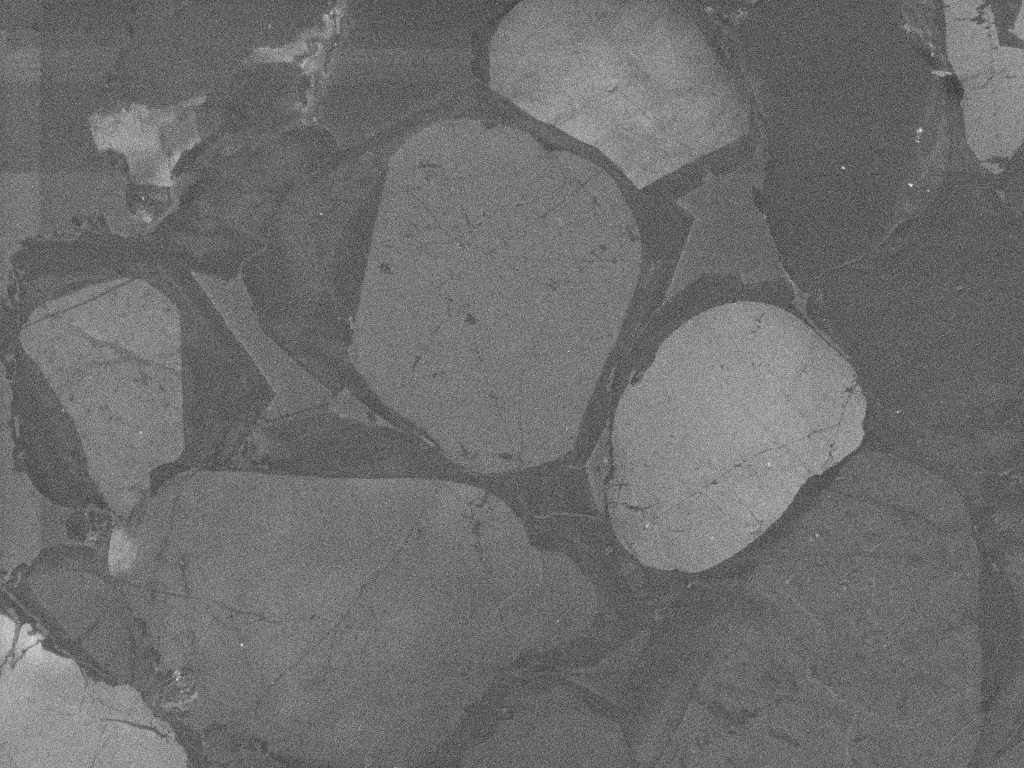
#> input picture model/cl_train/Image6_24_1.tif, 1024 x 768 px
$ python -i bse_seg.py   (imports and definitions only)   (older library calls are emulated)
#> lines starting #> are read from the running program, lines starting #| are printed output that depends on the picture; after the words box and inside, x2 and y2 are one past the last pixel; in counts of white or black regions, pixels touching at a corner belong together
#> further down, picture is the input picture: shape (768, 1024, 3); min 41, max 238, mean 109.6
# -*- coding: utf-8 -*-


import cv2
import os
import sys
import shutil

# Histogram based segmentation
from skimage import io
from skimage.color import rgb2gray
from skimage.restoration import denoise_nl_means, estimate_sigma
from skimage import img_as_ubyte, img_as_float, data, io
from skimage.filters import threshold_multiotsu
import numpy as np
from matplotlib import pyplot as plt
from scipy import ndimage as nd


def bse_segment(img):
    """

    Parameters
    ----------
    bse : TYPE
        DESCRIPTION.
    Returns
    -------
    all_segments_cleaned : TYPE
        DESCRIPTION.
    rel_areas : TYPE
        DESCRIPTION.
    """

    # IMAGE LOADING AND DENOISING
    # Clean the noise using edge preserving filter

    float_img = img_as_float(img)
    sigma_est = np.mean(estimate_sigma(float_img, multichannel=True))
#> sigma_est = 0.0459

    denoise_img = denoise_nl_means(float_img, h=1.15 * sigma_est, fast_mode=False,
                                   patch_size=5, patch_distance=3, multichannel=True)

    denoise_img_as_8byte = img_as_ubyte(denoise_img)

    # Convert the BSE into grayscale
    denoise_img_as_8byte_gray = cv2.cvtColor(denoise_img_as_8byte, cv2.COLOR_BGR2GRAY)

    #%% multi-otsu threshold
    thresholds = threshold_multiotsu(denoise_img_as_8byte_gray, classes = 4)
#> thresholds = [99, 113, 132]
    regions = np.digitize(denoise_img_as_8byte_gray, bins=thresholds)
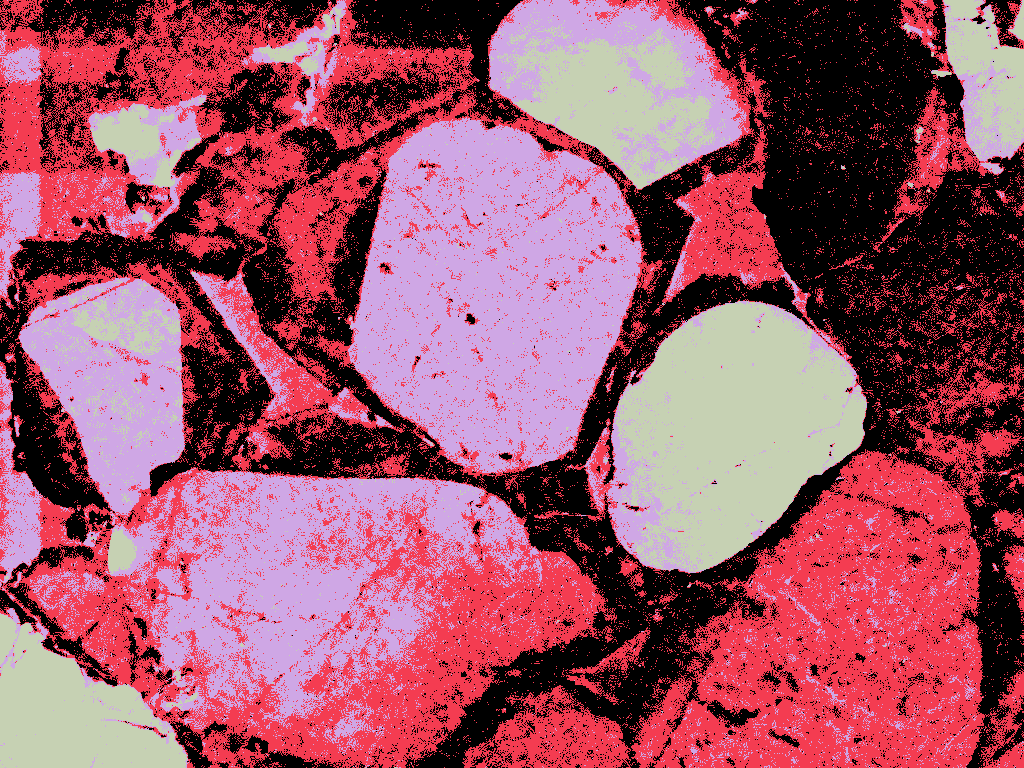
#> regions: shape (768, 1024) int64; 4 distinct labels, from 0 to 3; one colour per label, 0 black

    # assign segments
    segm1 = (regions == 0)
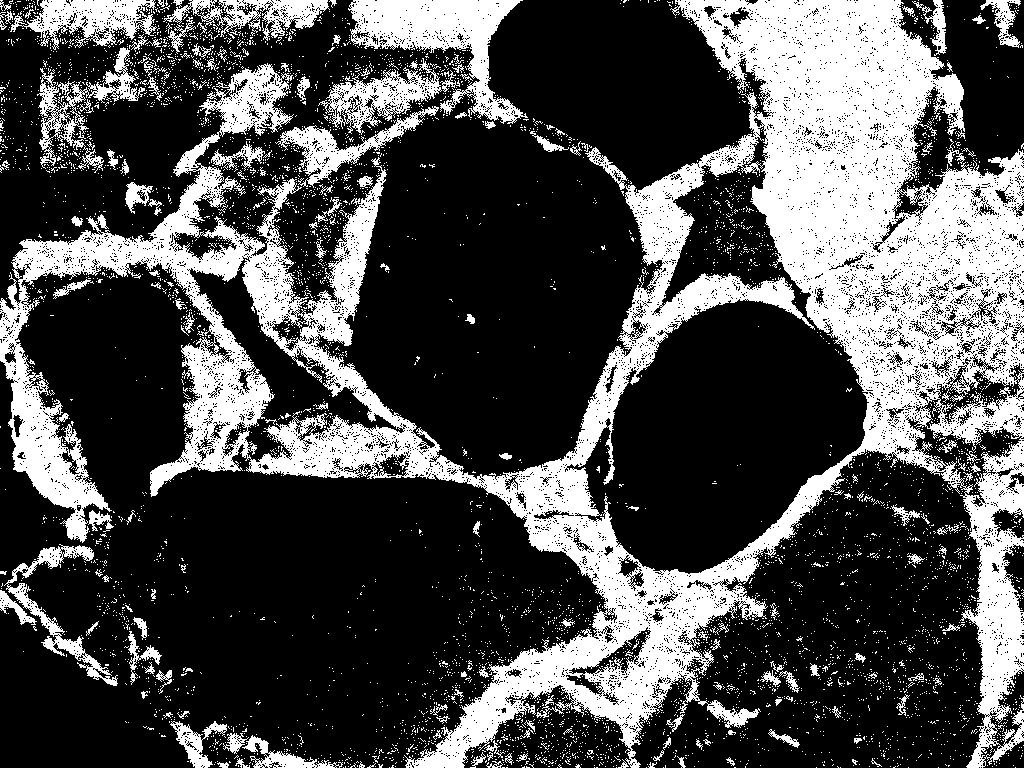
#> segm1: shape (768, 1024) bool; 30.3% white; 5430 white regions (5258 under 20 px), largest, box (x1, y1, x2, y2) and area: (0, 0, 1024, 768) 187449, (348, 0, 528, 124) 8594, (10, 0, 157, 50) 3684
    reg1 = (regions == 1)
#> reg1: shape (768, 1024) bool; 33% white; 11001 white regions (10680 under 20 px), largest, box (x1, y1, x2, y2) and area: (631, 354, 1024, 768) 71443, (0, 467, 617, 768) 52860, (170, 0, 595, 351) 27775
    reg2 = (regions == 2)
#> reg2: shape (768, 1024) bool; 25% white; 6323 white regions (6150 under 20 px), largest, box (x1, y1, x2, y2) and area: (348, 117, 642, 473) 69578, (105, 471, 543, 729) 49473, (19, 277, 185, 516) 19776
    reg3 = (regions == 3)
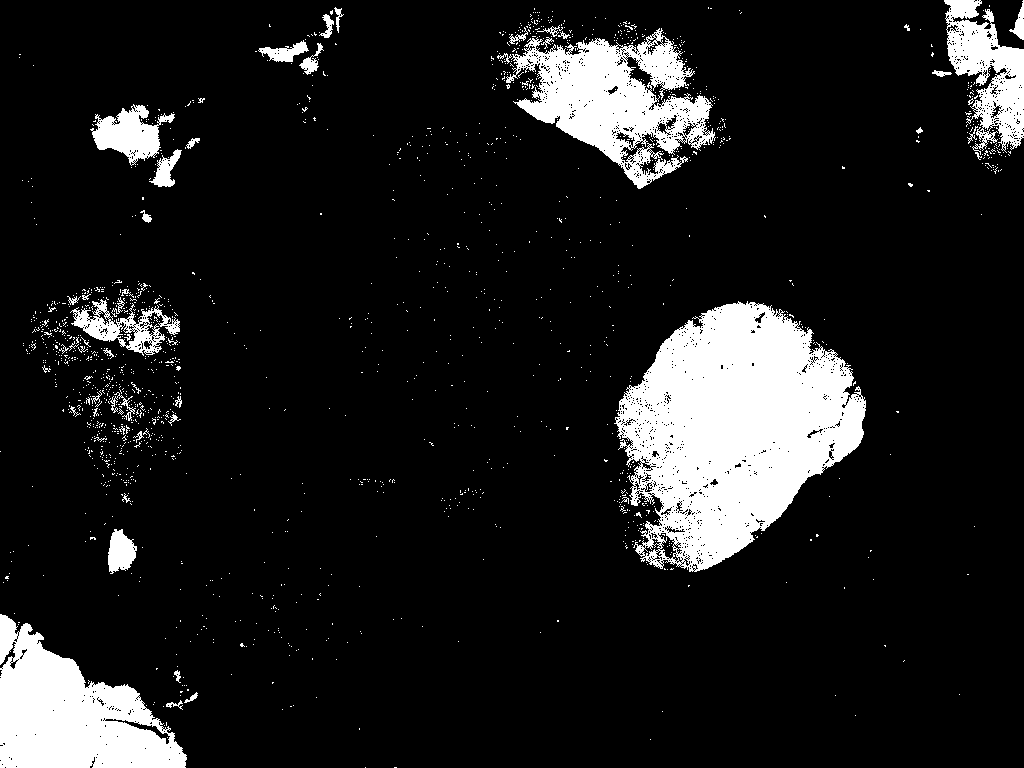
#> reg3: shape (768, 1024) bool; 11.8% white; 1619 white regions (1567 under 20 px), largest, box (x1, y1, x2, y2) and area: (614, 301, 866, 572) 42050, (0, 614, 187, 768) 16604, (506, 28, 716, 189) 15438

    # non_porosity count
    reg_count = [np.count_nonzero(reg1), np.count_nonzero(reg2), np.count_nonzero(reg3)]
#> reg_count = [259399, 196400, 92520]

    # Qtz is the region with most data
    if reg_count[0] > reg_count[1]:
        segm2 = reg1
        segm3 = reg2 + reg3
#> segm3: shape (768, 1024) bool; 36.7% white; 4944 white regions (4810 under 20 px), largest, box (x1, y1, x2, y2) and area: (348, 117, 642, 473) 69853, (105, 471, 543, 729) 51465, (606, 301, 867, 573) 48495
    else:
        segm2 = reg2
        segm3 = reg1 + reg3

    # assign segments
    all_segments = np.zeros((denoise_img_as_8byte.shape[0], denoise_img_as_8byte.shape[1], 3))

    all_segments[segm1] = (0,0,0) # the pore
    all_segments[segm2] = (255,255,0) # Qz
    all_segments[segm3] = (0,255,0) # other

    #
    cl_segm4 = segm3

    #%%
    # normalize brightness
    # denoise_img_as_8byte_gray_ori = cv2.cvtColor(denoise_img_as_8byte, cv2.COLOR_BGR2GRAY)
    # _, denoise_img_as_8byte_gray = cv2.threshold(denoise_img_as_8byte_gray_ori, 254, 255, cv2.THRESH_TRUNC)

    # SEGMENTATION THRESHOLD - hardcode
    # segm1 = (denoise_img_as_8byte_gray <= 60) # Porosity
    # segm2 = (denoise_img_as_8byte_gray > 100) & (denoise_img_as_8byte_gray <= 175) # Quartz
    # segm3 = ((denoise_img_as_8byte_gray > 60) & (denoise_img_as_8byte_gray <= 100))\
    #         + (denoise_img_as_8byte_gray > 175) # Other mineral
    # # & (denoise_img_as_8byte_gray > 175)
    # # segm4 = (denoise_img_as_8byte_gray > 210)

    #%% Constructing new image shape


    # CLEANING UP

    segm1_opened = nd.binary_opening(segm1, np.ones((3,3)))
#> segm1_opened: shape (768, 1024) bool; 22.7% white; 454 white regions (193 under 20 px), largest, box (x1, y1, x2, y2) and area: (678, 0, 1024, 558) 63993, (415, 262, 808, 768) 30759, (964, 467, 1024, 714) 7356
    segm1_closed = nd.binary_closing(segm1_opened, np.ones((3,3)))
#> segm1_closed: shape (768, 1024) bool; 23.8% white; 293 white regions (120 under 20 px), largest, box (x1, y1, x2, y2) and area: (415, 1, 1023, 767) 106999, (13, 167, 297, 496) 17876, (964, 441, 1023, 714) 8171

    segm2_opened = nd.binary_opening(segm2, np.ones((3,3)))
#> segm2_opened: shape (768, 1024) bool; 20.1% white; 851 white regions (427 under 20 px), largest, box (x1, y1, x2, y2) and area: (697, 452, 985, 768) 49488, (225, 551, 605, 768) 22005, (682, 171, 784, 286) 6599
    segm2_closed = nd.binary_closing(segm2_opened, np.ones((3,3)))
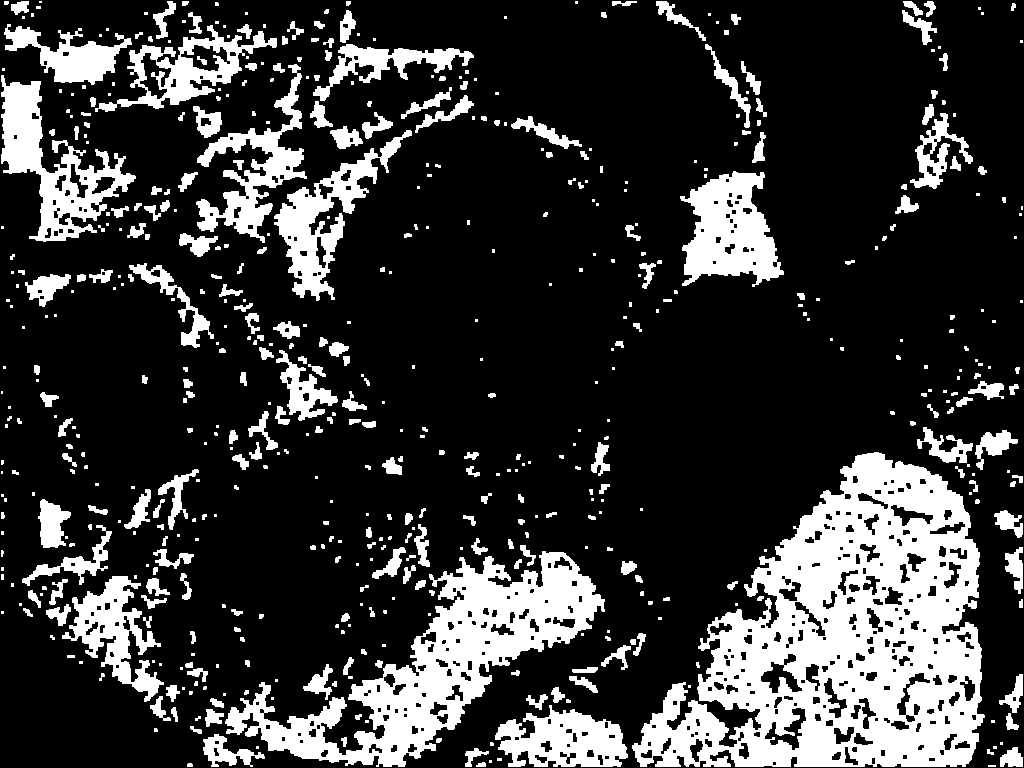
#> segm2_closed: shape (768, 1024) bool; 21.7% white; 572 white regions (282 under 20 px), largest, box (x1, y1, x2, y2) and area: (632, 452, 985, 767) 58987, (225, 551, 605, 767) 24653, (1, 75, 136, 242) 7697

    segm3_opened = nd.binary_opening(segm3, np.ones((3,3)))
#> segm3_opened: shape (768, 1024) bool; 32.1% white; 238 white regions (118 under 20 px), largest, box (x1, y1, x2, y2) and area: (350, 119, 641, 473) 65658, (608, 301, 867, 573) 48304, (159, 472, 511, 717) 30743
    segm3_closed = nd.binary_closing(segm3_opened, np.ones((3,3)))
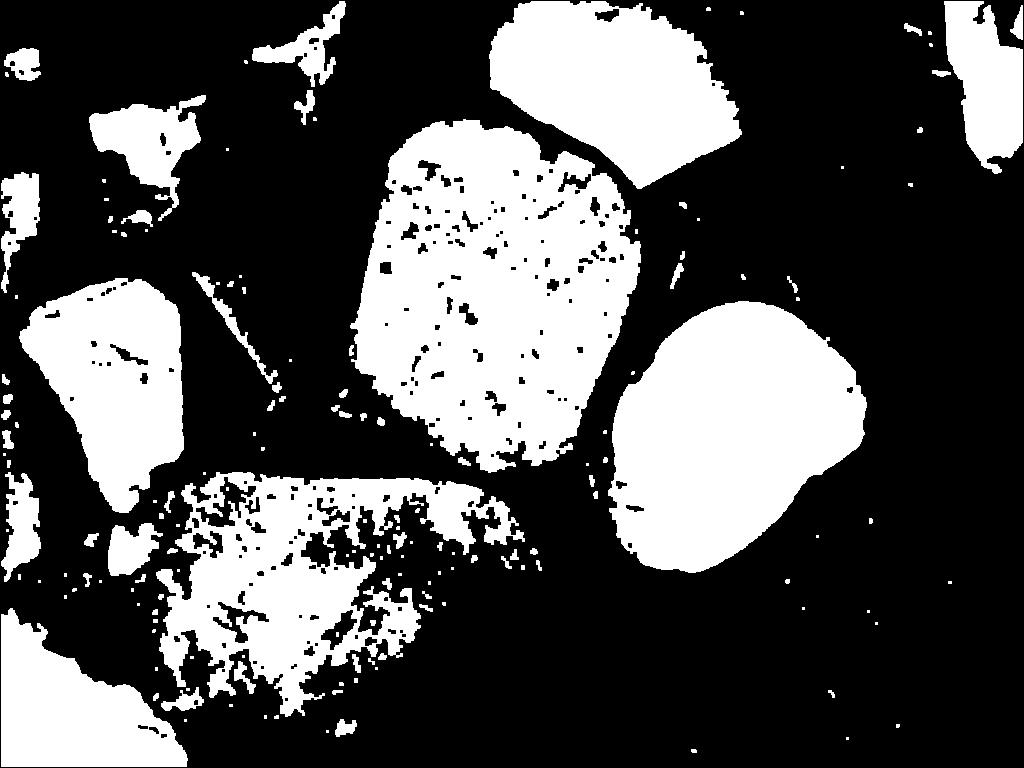
#> segm3_closed: shape (768, 1024) bool; 33% white; 162 white regions (77 under 20 px), largest, box (x1, y1, x2, y2) and area: (350, 119, 641, 473) 69159, (608, 301, 867, 573) 48500, (156, 472, 525, 717) 37397

    # segm4_opened = nd.binary_opening(segm4, np.ones((3,3)))
    # segm4_closed = nd.binary_closing(segm4_opened, np.ones((3,3)))

    all_segments_cleaned = np.zeros((denoise_img_as_8byte.shape[0], denoise_img_as_8byte.shape[1], 3)) #nothing but 714, 901, 3

    all_segments_cleaned[segm1_closed] = (0,0,0)
    all_segments_cleaned[segm2_closed] = (255,255,0)
    all_segments_cleaned[segm3_closed] = (0,255,0)
    # all_segments_cleaned[segm4_closed] = (1,1,0)

    img_segmented = np.uint8(all_segments_cleaned)

    # [9 lines of commented-out code are left out]


    return img_segmented, cl_segm4


>>> import cv2
>>> picture = cv2.imread('cl_train/Image6_24_1.tif')
>>> result = bse_segment(picture)

$ run again, on model/cl_train/Image6_29_1.tif
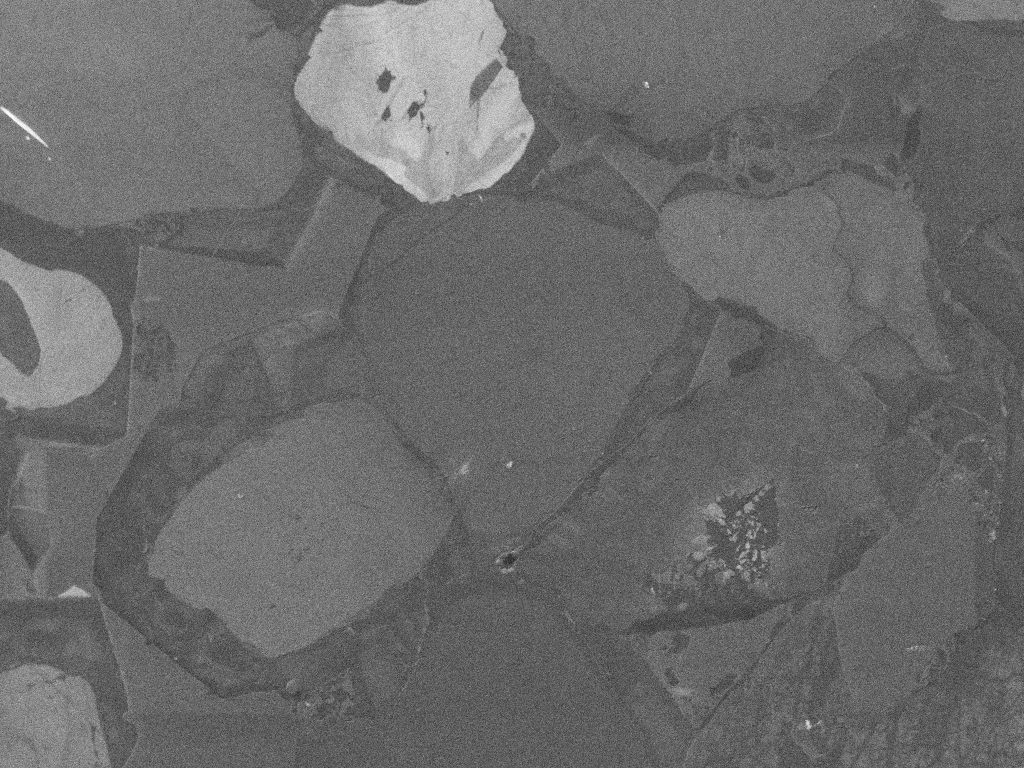
#> input picture model/cl_train/Image6_29_1.tif, 1024 x 768 px
#> picture is the input picture: shape (768, 1024, 3); min 37, max 253, mean 107.2
#> sigma_est = 0.0458
#> thresholds = [97, 111, 145]
#> regions: shape (768, 1024) int64; 4 distinct labels, from 0 to 3
#> in bse_segment, `segm1 = (regions == 0)`:
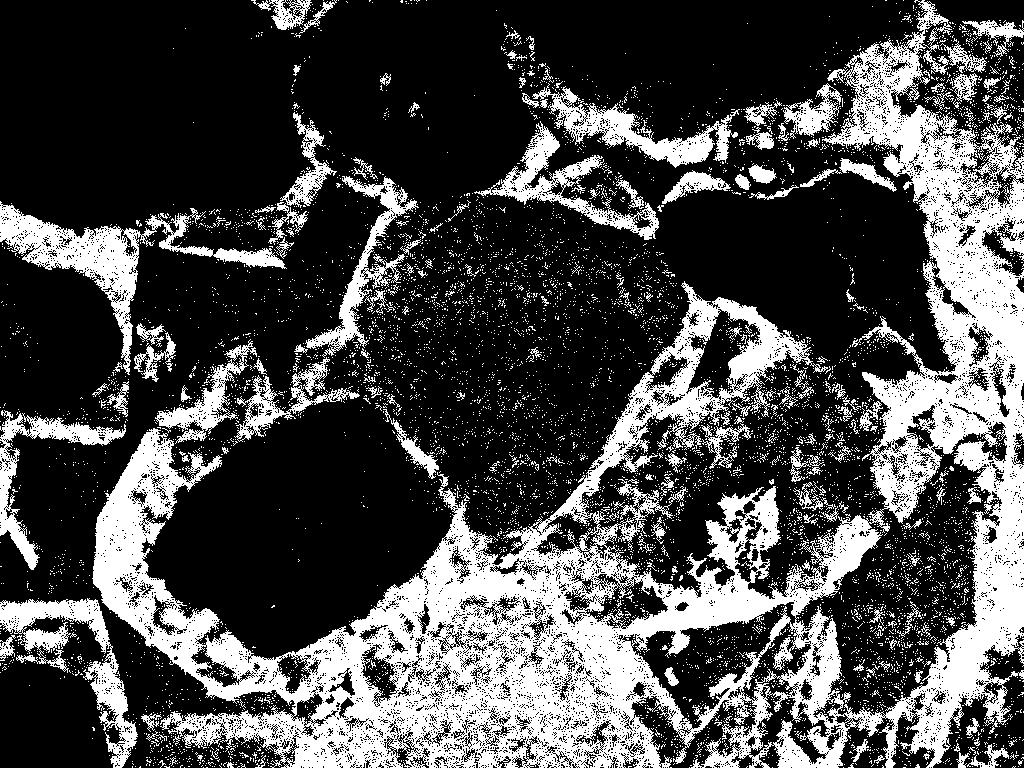
#> segm1: shape (768, 1024) bool; 29.2% white; 7665 white regions (7480 under 20 px), largest, box (x1, y1, x2, y2) and area: (92, 0, 1024, 768) 160336, (0, 201, 287, 375) 8518, (0, 598, 138, 768) 5784
#> reg1: shape (768, 1024) bool; 41.4% white; 9655 white regions (9362 under 20 px), largest, box (x1, y1, x2, y2) and area: (33, 0, 1007, 768) 241445, (0, 608, 326, 768) 14331, (891, 18, 1024, 209) 9512
#> reg2: shape (768, 1024) bool; 23.4% white; 5823 white regions (5642 under 20 px), largest, box (x1, y1, x2, y2) and area: (0, 0, 302, 229) 58952, (147, 402, 435, 657) 38975, (491, 0, 878, 111) 19407
#> reg3: shape (768, 1024) bool; 5.9% white; 193 white regions (181 under 20 px), largest, box (x1, y1, x2, y2) and area: (294, 0, 535, 204) 33807, (0, 249, 122, 408) 11462, (0, 106, 48, 148) 317
#> reg_count = [325742, 184384, 46573]
#> segm3: shape (768, 1024) bool; 29.4% white; 5547 white regions (5391 under 20 px), largest, box (x1, y1, x2, y2) and area: (0, 0, 302, 229) 59303, (291, 0, 878, 205) 54786, (147, 402, 435, 657) 38989
#> segm1_opened: shape (768, 1024) bool; 19.4% white; 645 white regions (260 under 20 px), largest, box (x1, y1, x2, y2) and area: (93, 429, 878, 768) 49789, (844, 93, 1024, 767) 33086, (49, 229, 138, 354) 3331
#> segm1_closed: shape (768, 1024) bool; 20.4% white; 385 white regions (141 under 20 px), largest, box (x1, y1, x2, y2) and area: (93, 429, 878, 767) 60768, (844, 53, 1023, 767) 36533, (550, 286, 802, 520) 8168
#> segm2_opened: shape (768, 1024) bool; 26.8% white; 1001 white regions (457 under 20 px), largest, box (x1, y1, x2, y2) and area: (357, 194, 689, 537) 62400, (832, 454, 980, 713) 15673, (139, 125, 381, 366) 14709
#> segm2_closed: shape (768, 1024) bool; 28.9% white; 581 white regions (260 under 20 px), largest, box (x1, y1, x2, y2) and area: (322, 194, 689, 554) 73750, (586, 244, 989, 713) 43859, (139, 125, 384, 424) 21577
#> segm3_opened: shape (768, 1024) bool; 24.8% white; 286 white regions (116 under 20 px), largest, box (x1, y1, x2, y2) and area: (0, 0, 296, 227) 57070, (294, 0, 535, 204) 35203, (149, 415, 421, 657) 33319
#> in bse_segment, `segm3_closed = nd.binary_closing(segm3_opened, np.ones((3,3)))`:
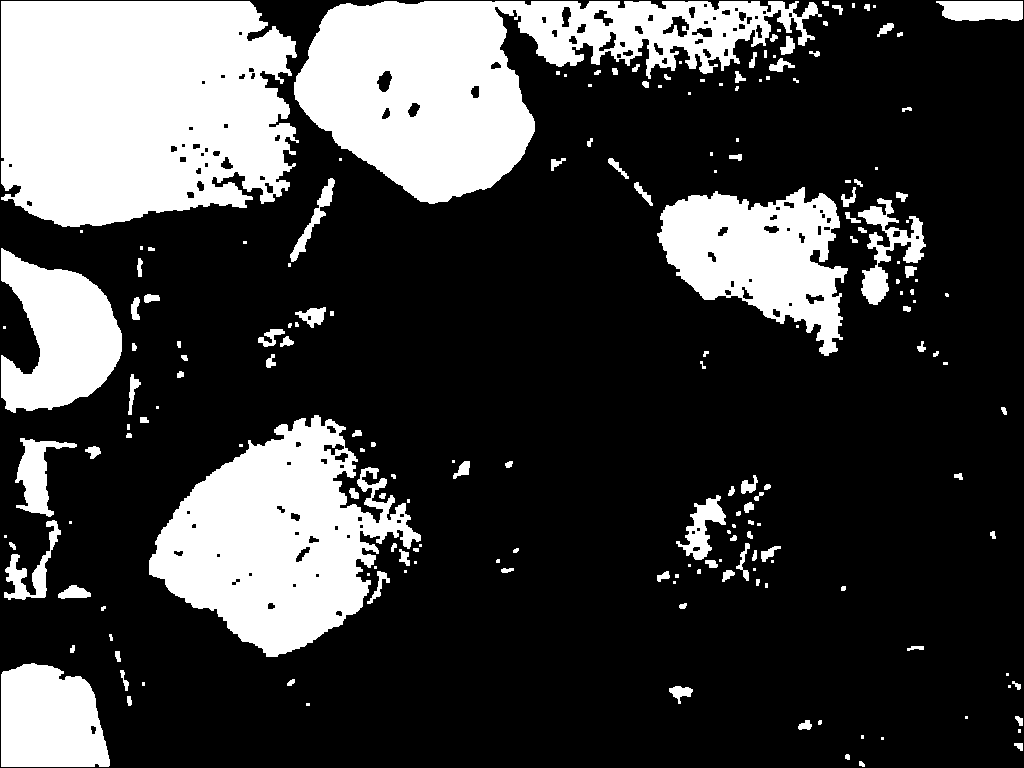
#> segm3_closed: shape (768, 1024) bool; 25.4% white; 189 white regions (73 under 20 px), largest, box (x1, y1, x2, y2) and area: (1, 1, 299, 227) 58098, (294, 1, 822, 204) 48193, (149, 415, 421, 657) 35620
